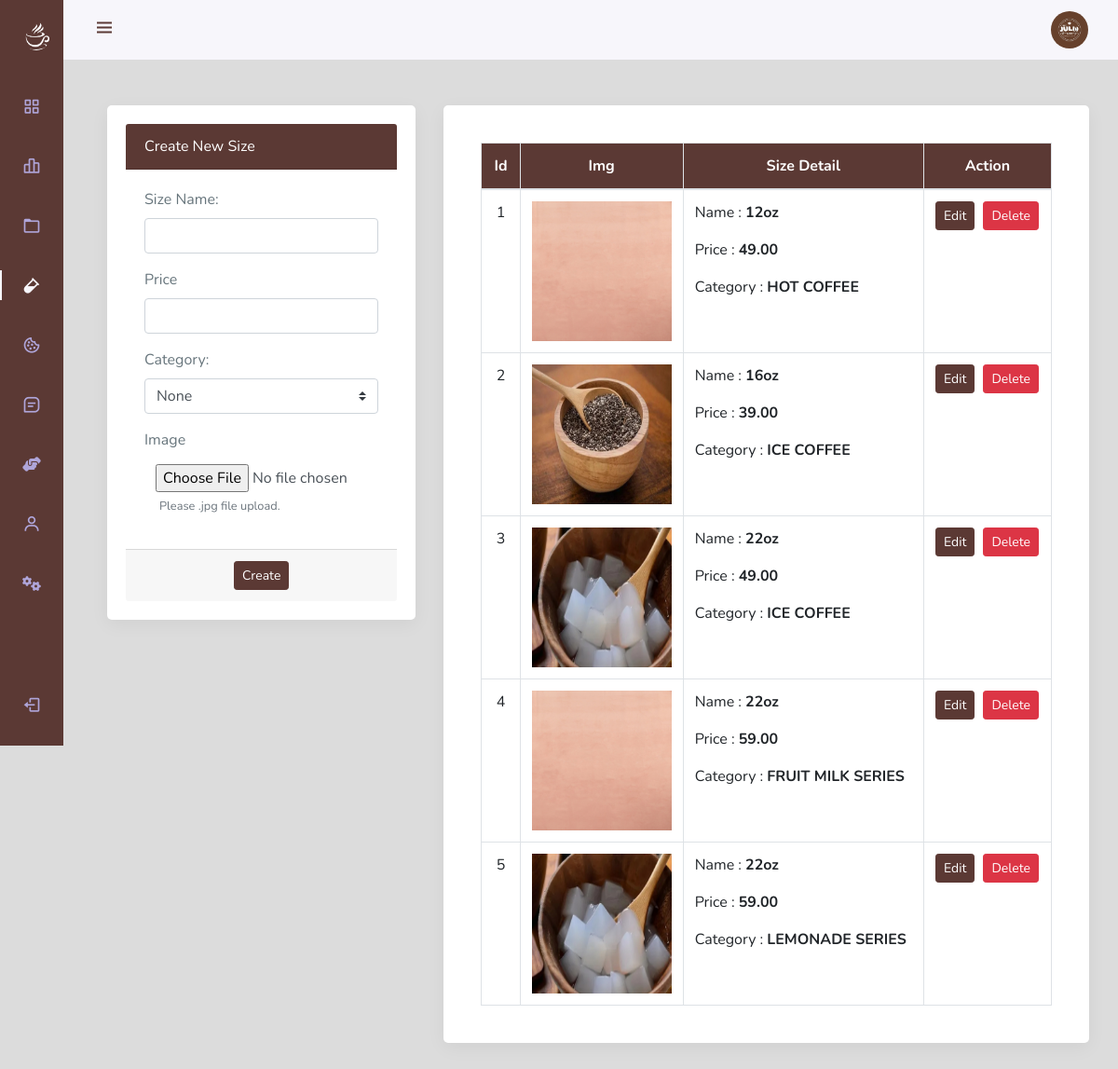
/admin/index.php?page=sizeManage (signed in), run on the app's committed database.
### tables this page shows
CREATE TABLE `size` (
  `id` int(11) NOT NULL,
  `sizeName` varchar(50) DEFAULT NULL,
  `sizePrice` decimal(10,2) DEFAULT NULL,
  `categoryId` int(12) NOT NULL
);

CREATE TABLE `categories` (
  `categorieId` int(12) NOT NULL,
  `categorieName` varchar(255) NOT NULL,
  `categorieDesc` text NOT NULL,
  `categorieCreateDate` datetime NOT NULL DEFAULT current_timestamp()
);

### admin/sizeManage.php (the view, shortened to what this page needs)
<div class="container-fluid" style="margin-top:98px">
    <div class="row">
			<div class="col-md-12 col-lg-4 mb-3">
			<form action="partials/_sizeManage.php" method="post" enctype="multipart/form-data">
				<div class="card mb-3">
					<div class="card-header" style="background-color: #5b3934; color:#fff;">
						Create New Size
				  	</div>
					<div class="card-body">
							<div class="form-group">
								<label class="control-label">Size Name: </label>
								<input type="text" class="form-control" name="sizeName" required>
							</div>
                            <div class="form-group">
								<label class="control-label">Price</label>
								<input type="number" class="form-control" name="sizePrice" required min="1">
							</div>
							<div class="form-group">
								<label class="control-label">Category: </label>
								<select name="categoryId" id="categoryId" class="custom-select browser-default" required>
								<option hidden disabled selected value>None</option>
								</select>
							</div>
							<div class="form-group">
								<label for="image" class="control-label">Image</label>
								<input type="file" name="image" id="image" accept=".jpg" class="form-control" required style="border:none;">
								<small id="Info" class="form-text text-muted mx-3">Please .jpg file upload.</small>
							</div>
					</div>
					<div class="card-footer">
						<div class="row">
							<div class="mx-auto">
								<button type="submit" name="createItem" class="btn btn-sm btn-cart"> Create </button>
							</div>
						</div>
					</div>
				</div>
			</form>
			</div>
            <div class="col-md-12 col-lg-8">
				<div class="card">
					<div class="card-body">
					<div class="table-responsive">
						<table class="table table-bordered table-hover mb-0">
							<thead style="background-color: #5b3934; color:#fff;">
								<tr>
									<th class="text-center" style="width:7%;">Id</th>
									<th class="text-center">Img</th>
                                    <th class="text-center" style="width:58%;">Size Detail</th>
									<th class="text-center" style="width:18%;">Action</th>
								</tr>
							</thead>
							<tbody>
                            <?php
    $sql = "SELECT s.*, c.categorieName
            FROM `size` s
            INNER JOIN `categories` c ON s.categoryId = c.categorieId";
    $result = mysqli_query($conn, $sql);
    while($row = mysqli_fetch_assoc($result)){
        $menuId = $row['id'];
        $menuName = $row['sizeName'];
        $menuPrice = $row['sizePrice'];
        $menuCategoryName = $row['categorieName'];
        echo '<tr>
                <td class="text-center">' .$menuId. '</td>
                <td>
                    <img src="/kuysjuliocafe/img/menu/menu-'.$menuId. '.jpg" alt="image for this item" width="150px" height="150px">
                </td>
                <td>
                    <p>Name : <b>' .$menuName. '</b></p>
                    <p>Price : <b>' .$menuPrice. '</b></p>
                    <p>Category : <b>' .$menuCategoryName. '</b></p>
                </td>
                <td class="text-center">
                    <div class="row mx-auto" style="width:112px">
                        <button class="btn btn-sm btn-cart" type="button" data-toggle="modal" data-target="#updateItem' .$menuId. '">Edit</button>
                        <form action="partials/_sizeManage.php" method="POST">
                            <button name="removeItem" class="btn btn-sm btn-danger" style="margin-left:9px;">Delete</button>
                            <input type="hidden" name="menuId" value="'.$menuId. '">
                        </form>
                    </div>
                </td>
            </tr>';
    }
?>
							</tbody>
						</table>
					</div>
					</div>
				</div>
			</div>
		</div>
	</div>

### admin/assetsForSideBar/css/styles.css (style rules this page uses)
:root { --header-height: 3rem; --nav-width: 68px; --first-color: #4723D9; --first-color-light: #AFA5D9; --white-color: #F7F6FB; --body-font: 'Nunito', sans-serif; --normal-font-size: 1rem; --z-fixed: 100; }
*,::before,::after { box-sizing: border-box; }
body { position: relative; margin: var(--header-height) 0 0 0; padding: 0 1rem; font-family: var(--body-font); font-size: var(--normal-font-size); transition: .5s; color: #67757c; }
button.btn.btn-cart { background-color: #5b3934; border-color: #5b3934; color: #fff; }
.card { background: #ffffff none repeat scroll 0 0; margin: 15px 0px 35px 0px; padding: 20px; border: 0 solid #e7e7e7; border-radius: 5px; box-shadow: 0 5px 20px rgba(0, 0, 0, 0.05); }
@media screen and (min-width: 768px) { body { margin: calc(var(--header-height) + 1rem) 0 0 0; padding-left: calc(var(--nav-width) + 2rem); } }

### data on the page
size: id "1", sizeName "12oz", sizePrice "49.00", categoryId.categorieName "HOT COFFEE"
size: id "2", shows a picture, sizeName "16oz", sizePrice "39.00", categoryId.categorieName "ICE COFFEE"
size: id "3", sizeName "22oz", sizePrice "49.00", categoryId.categorieName "ICE COFFEE"
size: id "4", sizeName "22oz", sizePrice "59.00", categoryId.categorieName "FRUIT MILK SERIES"
size: id "5", sizeName "22oz", sizePrice "59.00", categoryId.categorieName "LEMONADE SERIES"
